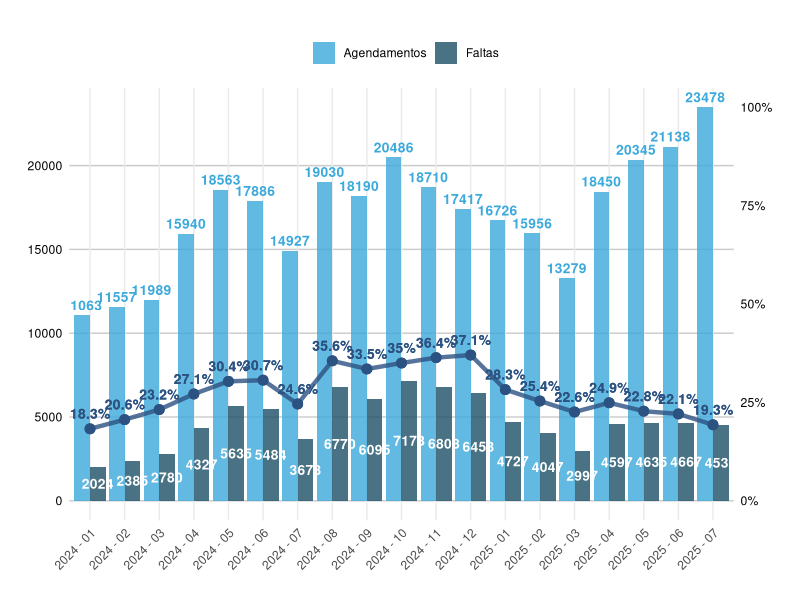
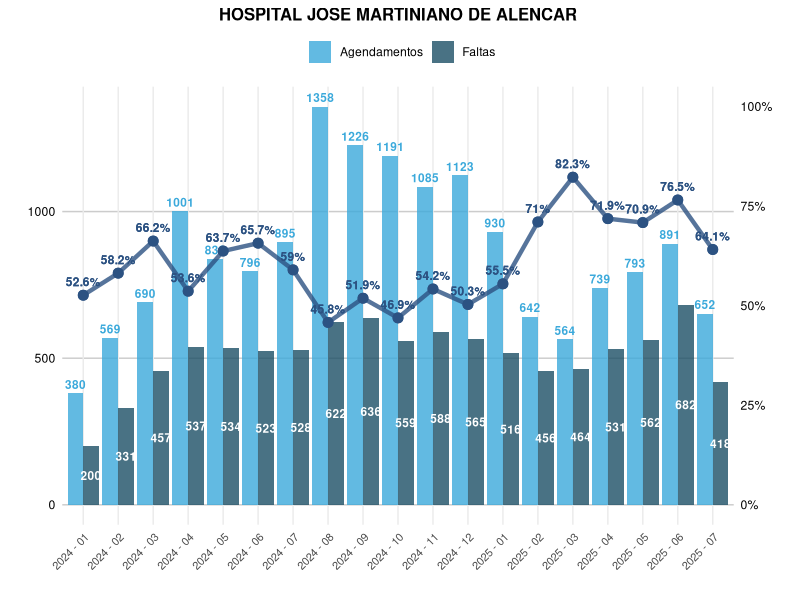
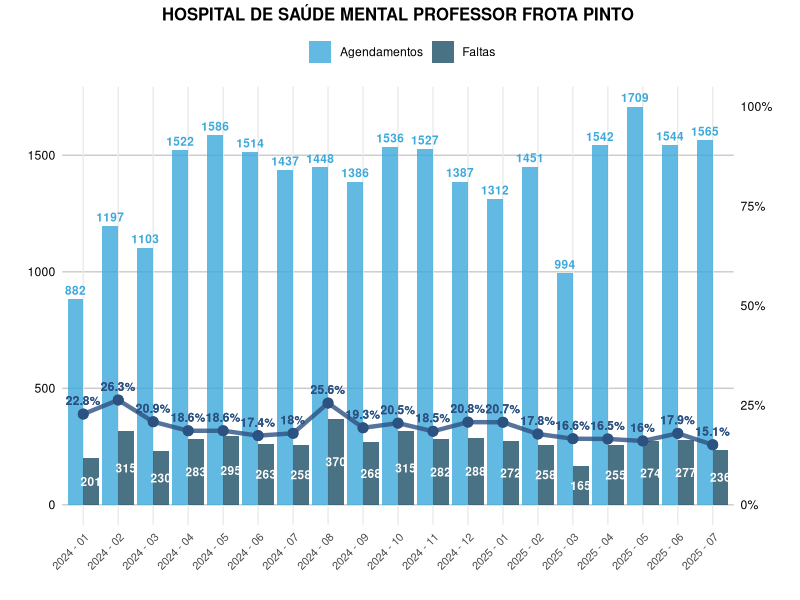
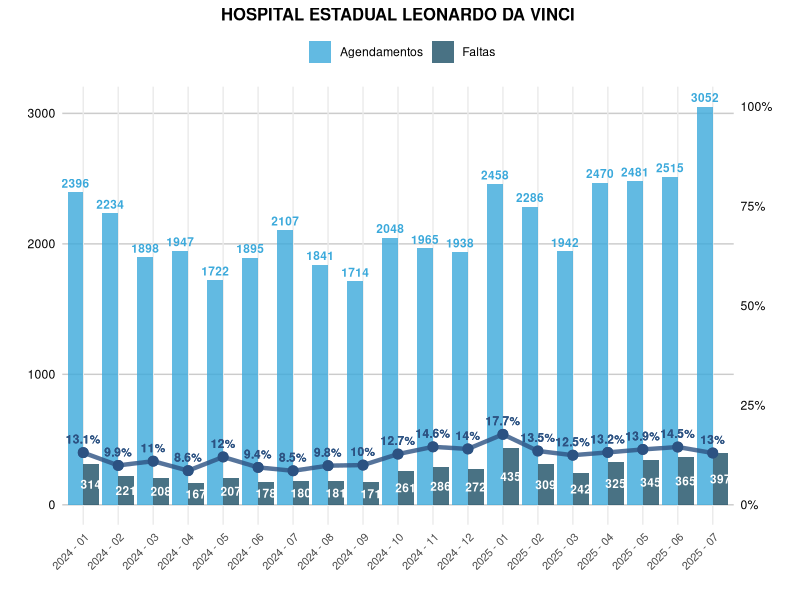
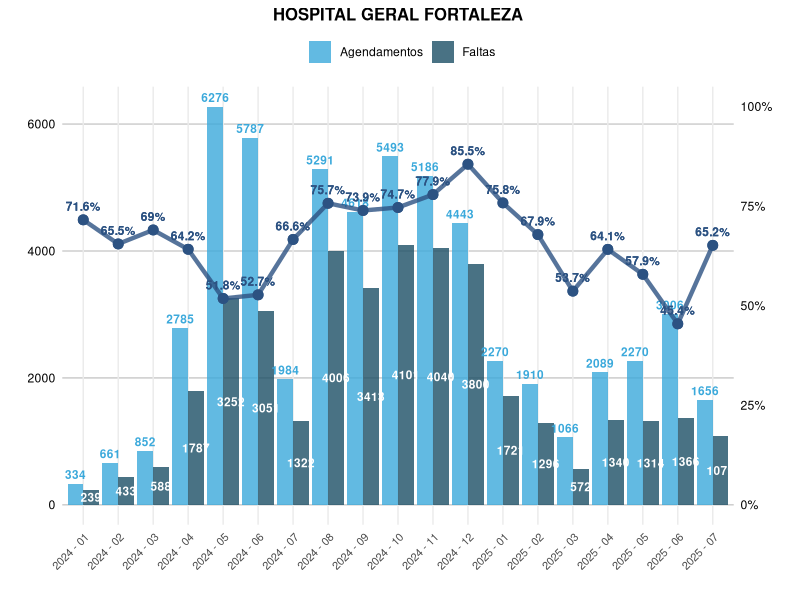
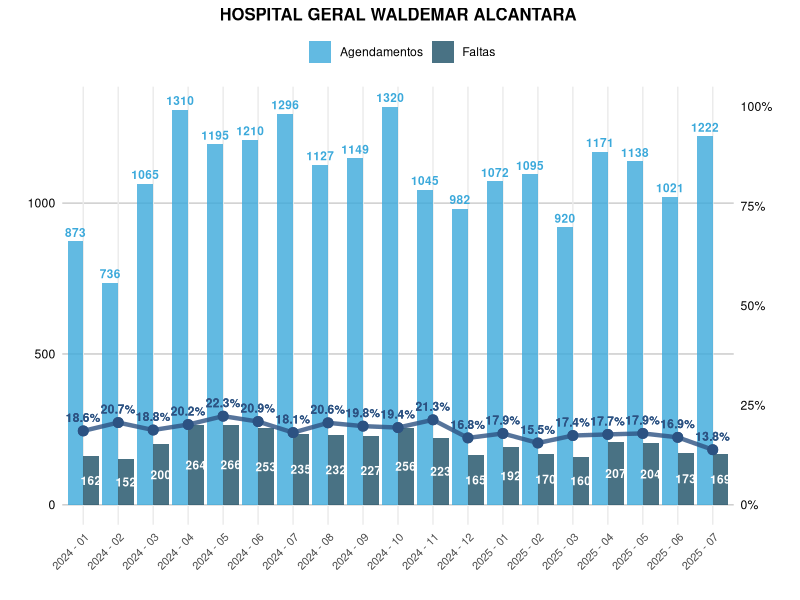
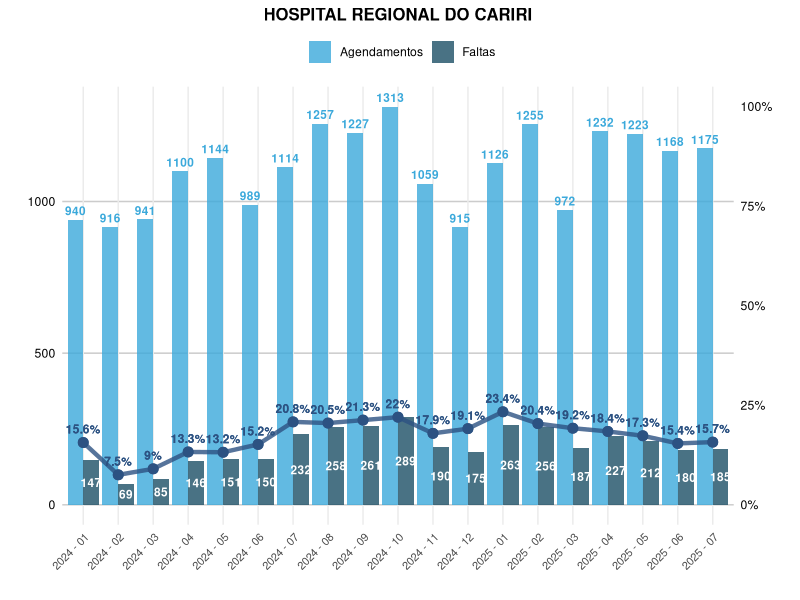
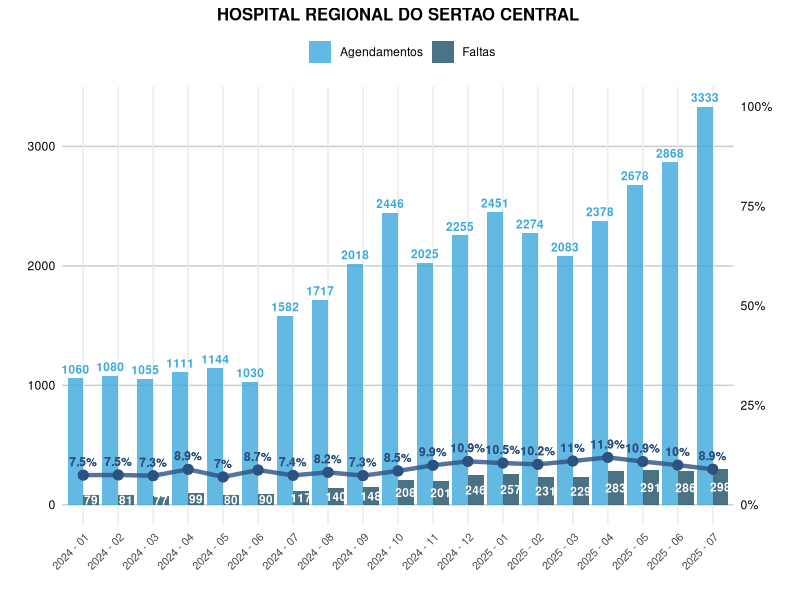

Source code (R) for these figures, in order:
# pacotes
library(tidyverse)
library(lubridate)

# dados processados sobre absenteismo
df_absenteismo = read.csv('absenteismo_processed.csv')
# dados processados sobre alertas no whatsapp
df_whatsapp = read.csv('whatsapp_processed.csv')

glimpse(df_absenteismo)
glimpse(df_whatsapp)

# calcular os totais e a taxa de absenteísmo
df_totais = df_absenteismo |> 
  filter(hospital_padronizado != 'HOSPITAL DE MESSEJANA') |> 
  group_by(periodo) |> 
  summarise(Faltas = sum(faltas, na.rm = TRUE),
            Agendamentos = sum(agendamentos, na.rm = TRUE),
            TaxaAbsenteismo = (sum(Faltas) / sum(Agendamentos)) * 100,
            .groups = 'drop')

# calcular o fator de escala para a linha
max_quantidade = max(df_totais$Faltas, df_totais$Agendamentos, na.rm = TRUE)
fator_escala = max_quantidade / 100

# 📈 contruindo o grafico com os tres indicadores
df_totais |> 
  pivot_longer(
    cols = c(Faltas, Agendamentos),
    names_to = 'Tipo',
    values_to = 'Quantidade') |> 
  ggplot(aes(x = periodo)) +
  geom_bar(aes(y = Quantidade, fill = Tipo),
           stat = 'identity', position = 'dodge', alpha = 0.8) +
  geom_text(aes(y = Quantidade/2, label = ifelse(Tipo == 'Faltas', Quantidade, ''), 
                group = Tipo),position = position_dodge(width = 0.9),
            color = 'white', size = 3.5, fontface = 'bold',
            show.legend = FALSE) +
  geom_text(aes(y = Quantidade, label = ifelse(Tipo == 'Agendamentos', Quantidade, ''), group = Tipo),
            position = position_dodge(width = 0.9),
            vjust = -0.5, size = 3.5, fontface = 'bold', color = '#3BA9DB',
            show.legend = FALSE) +
  
  # Linha para a taxa de absenteísmo
  geom_line(aes(y = TaxaAbsenteismo * fator_escala, group = 1), 
            color = '#2c5282', size = 1.5, alpha = 0.8) +
  geom_point(aes(y = TaxaAbsenteismo * fator_escala), 
             color = '#2c5282', size = 3) +
  geom_text(aes(y = TaxaAbsenteismo * fator_escala, 
                label = paste0(round(TaxaAbsenteismo, 1), '%')),
            vjust = -1, size = 3.5, color = '#2c5282', fontface = 'bold') +
  scale_y_continuous(
    name = '',
    sec.axis = sec_axis(~ . / fator_escala, 
                        name = '',
                        labels = function(x) paste0(round(x, 2), '%'))
  ) +
  labs(title = '', x = '', fill = '') +
  theme_minimal() +
  theme(
    axis.text.x = element_text(angle = 45, hjust = 1),
    axis.title.y.left = element_text(color = 'black'),
    axis.text.y.left = element_text(color = 'black'),
    axis.title.y.right = element_text(color = 'black'),
    axis.text.y.right = element_text(color = 'black'),
    panel.grid.major.y = element_line(color = 'gray80'),
    panel.grid.minor.y = element_blank(),
    legend.position = 'top'
  ) +
  scale_fill_manual(values = c('Faltas' = '#1C4F66', 'Agendamentos' = '#3BA9DB'))


# 📈 gerando o grafico com os tres indicadores para cada hospital
hospitais = unique(df_absenteismo$hospital_padronizado)
hospitais = hospitais[hospitais != 'HOSPITAL DE MESSEJANA']

# funcao para criar o grafico para cada hospital
criar_grafico_hospital = function(hospital_nome) {
  
  # filtrar dados para o hospital especifico
  df_hospital = df_absenteismo |> 
    filter(hospital_padronizado == hospital_nome) |> 
    group_by(periodo) |> 
    summarise(
      Faltas = sum(faltas, na.rm = TRUE),
      Agendamentos = sum(agendamentos, na.rm = TRUE),
      TaxaAbsenteismo = ifelse(Agendamentos > 0, (Faltas / Agendamentos) * 100, 0),
      .groups = 'drop'
    )
  
  # calcular fator de escala para este hospital
  max_quantidade = max(df_hospital$Faltas, df_hospital$Agendamentos, na.rm = TRUE)
  if (max_quantidade == 0 || is.infinite(max_quantidade)) {
    fator_escala = 1
  } else {
    fator_escala = max_quantidade / 100
  }
  
  # criar o gráfico
  p = df_hospital |> 
    pivot_longer(
      cols = c(Faltas, Agendamentos),
      names_to = 'Tipo',
      values_to = 'Quantidade') |> 
    ggplot(aes(x = periodo)) +
    geom_bar(aes(y = Quantidade, fill = Tipo),
             stat = 'identity', position = 'dodge', alpha = 0.8) +
    geom_text(aes(y = Quantidade/2, label = ifelse(Tipo == 'Faltas', Quantidade, ''), 
                  group = Tipo),
              position = position_dodge(width = 0.9),
              color = 'white', size = 3, fontface = 'bold',
              show.legend = FALSE) +
    geom_text(aes(y = Quantidade, label = ifelse(Tipo == 'Agendamentos', Quantidade, ''), 
                  group = Tipo),
              position = position_dodge(width = 0.9),
              vjust = -0.5, size = 3, fontface = 'bold', color = '#3BA9DB',
              show.legend = FALSE) +
    geom_line(aes(y = TaxaAbsenteismo * fator_escala, group = 1), 
              color = '#2c5282', size = 1.5, alpha = 0.8) +
    geom_point(aes(y = TaxaAbsenteismo * fator_escala), 
               color = '#2c5282', size = 3) +
    geom_text(aes(y = TaxaAbsenteismo * fator_escala, 
                  label = paste0(round(TaxaAbsenteismo, 1), '%')),
              vjust = -1, size = 3, color = '#2c5282', fontface = 'bold') +
    scale_y_continuous(
      name = '',
      sec.axis = sec_axis(~ . / fator_escala, 
                          name = '',
                          labels = function(x) paste0(round(x, 1), '%'))
    ) +
    labs(
      title = hospital_nome,
      x = '', 
      fill = ''
    ) +
    theme_minimal() +
    theme(
      axis.text.x = element_text(angle = 45, hjust = 1, size = 8),
      axis.title.y.left = element_text(color = 'black'),
      axis.text.y.left = element_text(color = 'black'),
      axis.title.y.right = element_text(color = 'black'),
      axis.text.y.right = element_text(color = 'black'),
      panel.grid.major.y = element_line(color = 'gray80'),
      panel.grid.minor.y = element_blank(),
      legend.position = 'top',
      plot.title = element_text(face = 'bold', hjust = 0.5, size = 12)
    ) +
    scale_fill_manual(values = c('Faltas' = '#1C4F66', 'Agendamentos' = '#3BA9DB'))
  
  return(p)
}

# criar graficos para cada hospital
for (hospital in hospitais) {
  print(criar_grafico_hospital(hospital))
}


# 🔍 na base df_whatsapp estao os registros dos disparos apos a politica publica ser implementada, ou seja, ha registros de marco ate o mes de agosto

# 🔍 na base df_whatsapp ha registros de 69 hospitais, entretanto na base df_absenteismo ha registros de 12 hospitais, portanto para efeito de comparacao entre antes e depois da politica serao considerados os doze hospitais da base df_absenteismo

glimpse(df_whatsapp)

# 📈 visualizando o total de disparos por mes e por dia da semana 

# filtrando os registros que estao em ambas as bases
df_whatsapp_filtrado = df_whatsapp |> 
  inner_join(df_absenteismo |> 
               select(hospital_padronizado) |> 
               distinct(), by = 'hospital_padronizado') |> 
  filter(hospital_padronizado != 'HOSPITAL DE MESSEJANA')

# a analise sera feita acerca desses 11 hospitais
length(table(df_whatsapp_filtrado$hospital_padronizado))

# total de disparos por hospital
df_disparos = df_whatsapp_filtrado |> 
  group_by(hospital_padronizado) |> 
  summarise(disparos = sum(count, na.rm = TRUE)) |> 
  arrange(desc(disparos))


df_disparos |> 
  ggplot(aes(x = reorder(hospital_padronizado, disparos), y = disparos)) +
  geom_bar(stat = 'identity', fill = '#3BA9DB', alpha = 0.8) +
  geom_text(aes(label = disparos), 
            hjust = -0.1, size = 3.5, fontface = 'bold', color = 'black') +
  coord_flip() +
  labs(title = '',
       x = '',
       y = '') +
  theme_minimal() +
  theme(axis.text.y = element_text(size = 9),
        plot.title = element_text(face = 'bold', hjust = 0.5),
        panel.grid.major.y = element_blank()) +
  scale_y_continuous(expand = expansion(mult = c(0, 0.1)))


# 📈 visualizacao do total de disparos por cidade
df_whatsapp |> 
  count(cidade, tipo_alerta) |> 
  rename(Frequencia = n) |> 
  ggplot(aes(x = tipo_alerta, y = cidade, fill = Frequencia)) +
  geom_tile(color = 'white', linewidth = 0.3) +
  geom_text(aes(label = ifelse(Frequencia > 0, Frequencia, '')), 
            color = 'white', size = 2.5, fontface = 'bold') +
  scale_fill_gradient(low = 'lightblue', high = 'darkblue', 
                      name = '', trans = 'log10') +
  labs(title = '', subtitle = paste('Total de', sum(df_whatsapp$count), 'Disparos'),
    x = '', y = '') +
  theme_minimal() +
  theme(
    axis.text.x = element_text(angle = 45, hjust = 1, size = 8),
    axis.text.y = element_text(size = 8),
    plot.title = element_text(face = 'bold', size = 14, hjust = 0.5),
    plot.subtitle = element_text(size = 10, hjust = 0.5),
    panel.grid = element_blank())


# 📈 visualizacao do total de disparos por hospital
df_whatsapp_filtrado |> 
  group_by(hospital_padronizado, tipo_alerta) |> 
  summarise(Total_Disparos = sum(count, na.rm = TRUE), .groups = 'drop') |> 
  ggplot(aes(x = tipo_alerta, y = hospital_padronizado, fill = Total_Disparos)) +
  geom_tile(color = 'white', linewidth = 0.3) +
  geom_text(aes(label = ifelse(Total_Disparos > 0, 
                               format(Total_Disparos, big.mark = '.'), 
                               '')), 
            color = 'white', size = 2.5, fontface = 'bold') +
  scale_fill_gradient(low = 'lightblue', high = 'darkblue', name = '', trans = 'log10') +
  labs(title = '', subtitle = paste('Total de', format(sum(df_whatsapp_filtrado$count, na.rm = TRUE), big.mark = '.'), 'Disparos'), x = '', y = '') +
  theme_minimal() +
  theme(
    axis.text.x = element_text(angle = 45, hjust = 1, size = 8),
    axis.text.y = element_text(size = 8),
    plot.title = element_text(face = 'bold', size = 14, hjust = 0.5),
    plot.subtitle = element_text(size = 10, hjust = 0.5),
    panel.grid = element_blank(),
    legend.position = 'none')


# quantidade de disparos mensais
df_disparos_mensais = df_whatsapp_filtrado |> 
  group_by(year, month, hospital_padronizado) |> 
  summarise(total_disparos = sum(count, na.rm = TRUE), .groups = 'drop') |> 
  arrange(year, month, desc(total_disparos)) |> 
  mutate(mes_ano = paste(year, sprintf('%02d', month), sep = '-')) |>
  select(year, month, mes_ano, everything())






